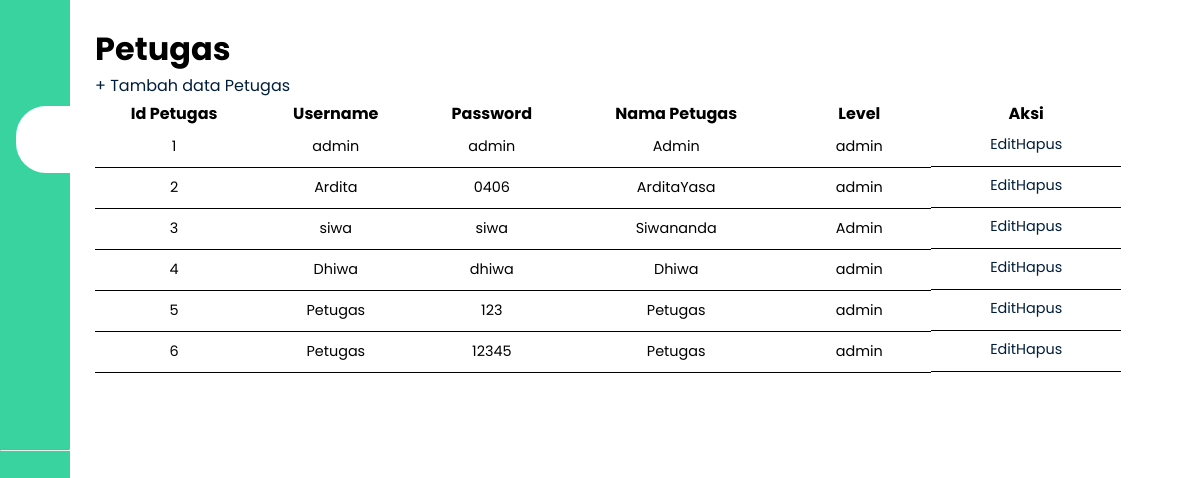
Page /petugas/index.php (signed in) on the committed database.
### tables this page shows
CREATE TABLE `petugas` (
  `id_petugas` int(11) NOT NULL,
  `username` varchar(25) NOT NULL,
  `password` varchar(60) NOT NULL,
  `nama_petugas` varchar(35) NOT NULL,
  `level` varchar(12) NOT NULL
);

### petugas/index.php (the view, shortened to what this page needs)
<?php
require_once '../templates/header.php';
?>
<div class="main-content">
    <h1>Petugas</h1>
    <a href="tambah.php" class="anchor">+ Tambah data Petugas</a>
    <table>
        <tr>
            <th>Id Petugas</th>
            <th>Username</th>
            <th>Password</th>
            <th>Nama Petugas</th>
            <th>Level</th>
            <th>Aksi</th>
        </tr>
        <tbody>
            <?php
            $query = "SELECT * FROM petugas";
            $result = mysqli_query($conn, $query);
            while ($row = mysqli_fetch_assoc($result)) {
            ?>
                <tr>
                    <td><?php echo $row['id_petugas'] ?></td>
                    <td><?php echo $row['username'] ?></td>
                    <td><?php echo $row['password'] ?></td>
                    <td><?php echo $row['nama_petugas'] ?></td>
                    <td><?php echo $row['level'] ?></td>
                    <td style="display: flex; justify-content: center;">
                        <a class="anchor" href="edit.php?id_petugas=<?= $row['id_petugas']; ?>">Edit </a>
                        <a class="anchor" href="delete.php?id_petugas=<?php echo $row['id_petugas']; ?>" onclick="return confirm ('apakah anda yakin?')">Hapus</a>
                    </td>
                </tr>
            <?php
            }
            ?>
        </tbody>
    </table>
</div>
<?php
require_once '../templates/footer.php';
?>

### templates/css/style.css (style rules this page uses)
:root { --main-color: #38d39f; --color-dark: #1D2231; --text-grey: #8390A2; }
* { padding: 0; margin: 0; box-sizing: border-box; list-style-type: none; text-decoration: none; font-family: 'Poppins', sans-serif; }
table { width: 95%; }
table td { border-bottom: 1px solid black; text-align: center; }
.main-content { padding: 25px; }
.main-content { transition: margin-left 300ms; margin-left: 345px; }
table { border-collapse: collapse; }
td { padding: .5rem 1rem; font-size: .9rem; color: #222; }
tr td:last-child { display: flex; align-items: center; }
@media only screen and (max-width: 1200px) { .main-content { margin-left: 70px; } }

### petugas/index.php (style rules this page uses)
.anchor { text-decoration: none; color: #001e3c; display: inline-block; }
table { width: 95%; }
td { color: black; text-align: center; }
.anchor:after { display: block; content: ''; border-bottom: solid 3px #001e3c; transform: scaleX(0); transition: transform 250ms ease-in-out; }
a.anchor:after { transform-origin: 0% 50%; }

### rows in the picture
petugas: id_petugas "1", username "admin", password "admin", nama_petugas "Admin", level "admin"
petugas: id_petugas "2", username "Ardita", password "0406", nama_petugas "ArditaYasa", level "admin"
petugas: id_petugas "3", username "siwa", password "siwa", nama_petugas "Siwananda", level "Admin"
petugas: id_petugas "4", username "Dhiwa", password "dhiwa", nama_petugas "Dhiwa", level "admin"
petugas: id_petugas "5", username "Petugas", password "123", nama_petugas "Petugas", level "admin"
petugas: id_petugas "6", username "Petugas", password "12345", nama_petugas "Petugas", level "admin"
